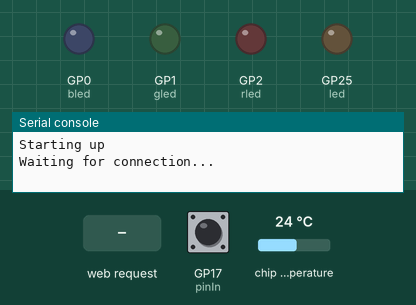
Simulated run of this program. Board: Raspberry Pi Pico running MicroPython. Parts: output pins drawn as LEDs (lit = HIGH), the last lines printed to the serial console. The inputs (shaded band) are chosen by the test bench; at power-on: GP17 (pinIn) HIGH, chip temperature 24 °C. WiFi joins after 1.5 s; the clock reads 2024-03-15 10:24:30 at power-on unless the program sets it; requests to the public web service named in the program get a made-up reply in its usual format after 0.4 s (London, UTC, broken clouds, 64 % humidity, 1013 hPa unless stated).

Above: at 2.4 s.
2.5 s: HTTP request GET /rainbow? received
At 4.6 s:
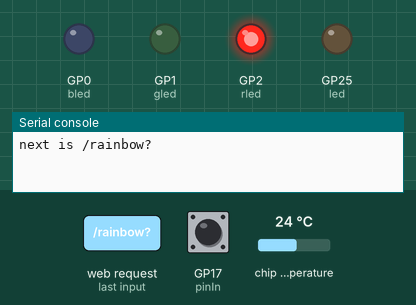
At 5.4 s:
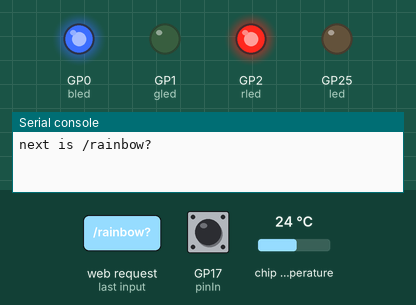
Timing chart, 0 to 11.7 s (numbered marks = the images above; inputs shaded):
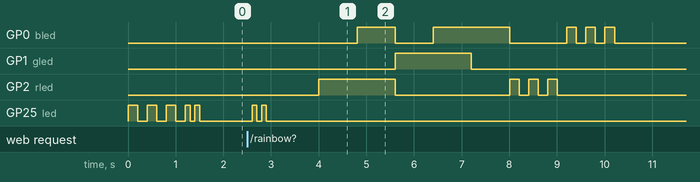

Measured:
- after the input at 2.5 s, GP0 (bled): LOW → HIGH after 2.3 s, → LOW 0.80 s later, → HIGH 0.80 s later, → LOW 1.6 s later, … (10 changes in this stretch); GP1 (gled): LOW → HIGH after 3.1 s, → LOW 1.6 s later; GP2 (rled): LOW → HIGH after 1.5 s, → LOW 1.6 s later, → HIGH 2.4 s later, → LOW 0.20 s later, … (8 changes in this stretch)
- by itself, GP25 (led): alternates HIGH for 0.10 s and LOW for 0.10 s, 4 changes in all, then stays LOW

The program:

wakeMeRGB_Webserver_Version.py
```python
import network
import time
import utime
import ntptime
import urequests

import socket
from machine import Pin

from time import sleep
from picozero import pico_temp_sensor, pico_led
import machine


ssid = 'x'
password = 'x'

# internal led
led = machine.Pin("LED", machine.Pin.OUT)
led.on()

pinIn = Pin(17, Pin.IN,Pin.PULL_UP)
button_check_period = 100
timeout_period = 0.2
last_time_stamp = "Updating Soon"


def get_time():
    response = urequests.get("http://worldtimeapi.org/api/timezone/Europe/London")
    json_data = response.json()
    datetime_str = json_data['datetime']  # format: "2023-11-01T12:34:56.789123+00:00"
    hour = int(datetime_str[11:13])
    return hour

def get_longer_time():
    response = urequests.get("http://worldtimeapi.org/api/timezone/Europe/London")
    json_data = response.json()
    datetime_str = json_data['datetime']  # format: "2023-11-01T12:34:56.789123+00:00"
    print(datetime_str)
    full_time = datetime_str
    return full_time


"""

    RGB LED Wiring Diagram
       _______
      |    ¬  |
      |       |
      |_______|
     /  |   |  \
    /   |   |   \
    |   |   |   |
    |   |   |   |
    |   |   |   |
    |   |   |   |
    R   |   G   B
        GND

Pins on the pico
   GP2  G  GP1 GP0
    |   |   |   |
"""
# THIS BIT I CHANGED FOR THE PIXEL
rled = Pin(2, Pin.OUT)
gled = Pin(1, Pin.OUT)
bled = Pin(0, Pin.OUT)


def quickflashInteralLED():
    for x in range(2):
        led.on()
        utime.sleep(0.1)
        led.off()
        utime.sleep(0.1)


def flashInteralLED():
    for x in range(3):
        led.on()
        utime.sleep(0.2)
        led.off()
        utime.sleep(0.2)

def lightsOut():
    rled.off()
    gled.off()
    bled.off()

def red():
    rled.on()

def green():
    gled.on()

def blue():
    bled.on()

def purple(): # looked just red?
    rled.on()
    bled.on()


def blueGreen():
    gled.on()
    bled.on()

def greenOrange():
    gled.on()
    rled.on()

def redTripleFlashy():
    for x in range(3):
        rled.on()
        utime.sleep(0.2)
        rled.off()
        utime.sleep(0.2)

def redFlashyForever():
    rled.on()
    utime.sleep(0.2)
    rled.off()
    utime.sleep(0.2)

def blueTripleFlashy():
    for x in range(3):
        bled.on()
        utime.sleep(0.2)
        bled.off()
        utime.sleep(0.2)


def blueFlashyForever():
    bled.on()
    utime.sleep(0.3)
    bled.off()
    utime.sleep(0.3)


def bootup_colour_rainbow():


    red()
    utime.sleep(0.8)
    lightsOut()

    purple()
    utime.sleep(0.8)
    lightsOut()

    green()
    utime.sleep(0.8)
    lightsOut()

    blueGreen()
    utime.sleep(0.8)
    lightsOut()

    blue()
    utime.sleep(0.8)
    lightsOut()

    redTripleFlashy()
    blueTripleFlashy()


def open_socket(ip):
    # Open a socket
    print("opening a socket at")
    address = (ip, 80)
    print(address)
    connection = socket.socket()
    #connection.settimeout(timeout_period)
    connection.bind(address)
    connection.listen(5)
    print("Connection is", connection)
    return connection


def webpage(temperature, state, last_time_stamp):
    #Template HTML
    html = f"""
            <!DOCTYPE html>
            <html>
            <img id="mainImage" src="https://cdn.glitch.global/b2cfa0c1-97f8-4a83-965e-626eb3389485/wakeme.png?v=1698946267231" width="200" alt="Colorful Image"/>
            <form action="./lighton">
            <input type="submit" value="Light on" />
            </form>
            <form action="./lightoff">
            <input type="submit" value="Light off" />
            </form>
            <form action="./rainbow">
            <input type="submit" value="RAINBOWTIME" />
            </form>
            <p>LED is {state}</p>
            <p>Temperature is {temperature}</p>
            <p>Last Online {last_time_stamp}</p>
            </body>
            </html>
            """
    return str(html)

def serve(connection):
    #Start a web server
    state = 'OFF'
    pico_led.off()
    temperature = 0

    while True:


        print("Starting while loop")

        client = connection.accept()[0]
        request = client.recv(1024)
        request = str(request)
        print("Request is", request)
        try:
            request = request.split()[1]
            print("next is", request)
        except IndexError:
            pass

        if request == '/lighton?':
            pico_led.on()
            state = 'ON'

        elif request =='/lightoff?':
            pico_led.off()
            state = 'OFF'

        elif request =='/rainbow?':
            bootup_colour_rainbow()
            print("REMOTE RAINBOW REQUESTED!")


        temperature = pico_temp_sensor.temp
        #last_timestamp = 10

        # update webpage
        print("updating webpage")

        last_time_stamp=get_longer_time()
        html = webpage(temperature, state, last_time_stamp)
        client.send(html)
        client.close()


        print("Socket Timed Out")

        print("Waiting for button push")
        for x in range(button_check_period):

            if pinIn.value():
                print(".", end=" ")
            else:
                print("BUTTON PUSH DETECTED! RAINBOW REQUEST!")
                bootup_colour_rainbow()


            utime.sleep(0.1)


        print("Checking time for colour")
        if network.WLAN(network.STA_IF).isconnected():
            flashInteralLED()
            hour = get_time()

            print("Current time: {}:00".format(hour))
            print("That is", hour)

            if hour >= 19 and hour <= 24:
                print("Red for Bed")
                red()

            elif hour >= 0 and hour < 7:
                print("Red for Bed")
                red()

            elif hour >= 7 and hour < 8:
                print("Good morning Green for getting up")
                green()

            elif hour >= 8 and hour < 18:
                print("Day Time Blue")
                blue()

            elif hour >= 18 and hour < 19:
                print("Ready for bed purple")
                purple()
            else:
                print("???")
                blueGreen()


        else:
            print("Not connected to WiFi")
            redTripleFlashy()


def connect():
    #Connect to WLAN
    wlan = network.WLAN(network.STA_IF)
    wlan.active(True)
    wlan.connect(ssid, password)
    while wlan.isconnected() == False:
        print('Waiting for connection...')
        quickflashInteralLED()
        sleep(1)
    ip = wlan.ifconfig()[0]
    print(f'Connected on {ip}')
    return ip


# start

print("Starting up")

flashInteralLED()

while True:

    try:
        ip = connect()
        connection = open_socket(ip)
        serve(connection)


    except KeyboardInterrupt:
        machine.reset()
```
